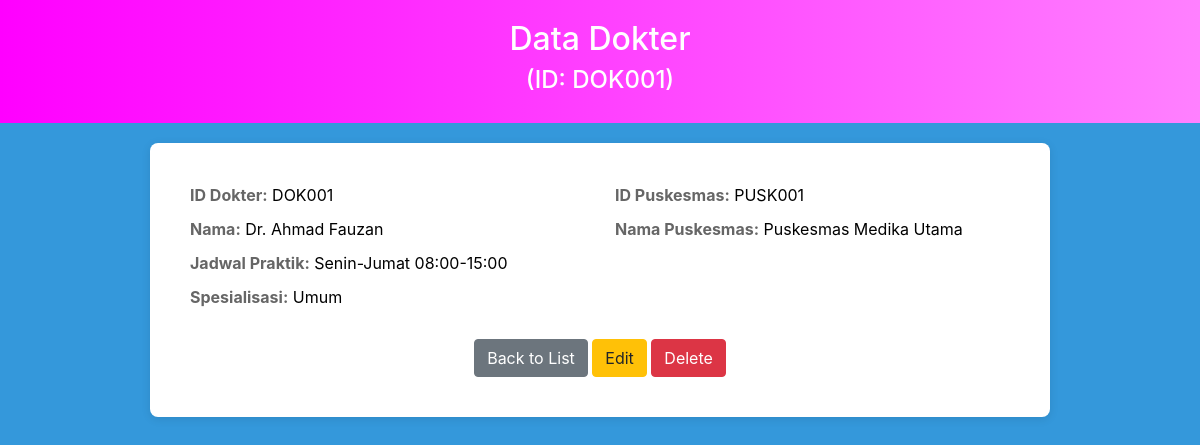
/LDkesehatan/dokter/view.php?id_dokter=DOK001, run on the app's committed database.
### tables this page shows
CREATE TABLE `dokter` (
  `id_dokter` varchar(20) NOT NULL,
  `id_puskesmas` varchar(20) DEFAULT NULL,
  `nama_dokter` varchar(100) DEFAULT NULL,
  `spesialisasi` varchar(50) DEFAULT NULL,
  `jadwal_praktik` varchar(50) DEFAULT NULL
);

CREATE TABLE `puskesmas` (
  `id_puskesmas` varchar(20) NOT NULL,
  `nama_puskesmas` varchar(100) DEFAULT NULL,
  `alamat` text DEFAULT NULL,
  `no_telepon` varchar(15) DEFAULT NULL
);

### LDkesehatan/dokter/view.php (the view, shortened to what this page needs)
<!DOCTYPE html>
<html>
<head>
    <link rel="stylesheet" href="../../bootstrap/css/bootstrap.min.css">
</head>
<body style="background-color: #3498db; color: white;">
<div class="header">
    <h2>Data Dokter</h2>
    <?php
        if (isset($_GET['id_dokter'])) {
            echo "<h4>(ID: " . htmlspecialchars($_GET['id_dokter']) . ")</h4>";
        } else {
            echo "<h4>No ID Dokter Provided</h4>";
        }
    ?>
</div>
<div class="content">
    <?php
    require 'koneksi.php';
    if (isset($_GET['id_dokter'])) {
        $idsurat = $_GET['id_dokter'];
        $query = "
                SELECT d.*, p.nama_puskesmas
                FROM dokter d
                JOIN puskesmas p ON d.id_puskesmas = p.id_puskesmas
                WHERE d.id_dokter = '$idsurat'
            ";
        $result = mysqli_query($conn, $query);
        if (mysqli_num_rows($result) > 0) {
            $data = mysqli_fetch_assoc($result);
            ?>
            <div class="row">
                <div class="col-6">
                    <span class="label">ID Dokter:</span> <span class="value"><?php echo htmlspecialchars($data['id_dokter'] ?? 'N/A'); ?></span>
                </div>
                <div class="col-6">
                    <span class="label">ID Puskesmas:</span> <span class="value"><?php echo htmlspecialchars($data['id_puskesmas'] ?? 'N/A'); ?></span>
                </div>
            </div>
            <div class="row">
                <div class="col-6">
                    <span class="label">Nama:</span> <span class="value"><?php echo htmlspecialchars($data['nama_dokter'] ?? 'N/A'); ?></span>
                </div>
                <div class="col-6">
                    <span class="label">Nama Puskesmas:</span> <span class="value"><?php echo htmlspecialchars($data['nama_puskesmas'] ?? 'N/A'); ?></span>
                </div>
            </div>
            <div class="row">
                <div class="col-6">
                    <span class="label">Jadwal Praktik:</span> <span class="value"><?php echo htmlspecialchars($data['jadwal_praktik'] ?? 'N/A'); ?></span>
                </div>
            </div>
            <div class="row">
                <div class="col-6">
                    <span class="label">Spesialisasi:</span> <span class="value"><?php echo htmlspecialchars($data['spesialisasi'] ?? 'N/A'); ?></span>
                </div>
            </div>
            <div class="actions">
                <a href="index.php" class="btn btn-secondary">Back to List</a>
                <a href="update.php?id_dokter=<?php echo $data['id_dokter']; ?>" class="btn btn-warning">Edit</a>
                <a href="delete.php?id_dokter=<?php echo $data['id_dokter']; ?>" class="btn btn-danger" onclick="return confirm('Are you sure you want to delete this record?')">Delete</a>
            </div>
            <?php
        } else {
            echo "<p>Data not found.</p>";
        }
    } else {
        echo "<p>No ID Dokter provided.</p>";
    }
    ?>
</div>
</body>
</html>

### LDkesehatan/dokter/view.php (style rules this page uses)
.header { background: linear-gradient(90deg, #ff00ff, #ff80ff); color: white; padding: 20px 0; text-align: center; }
.content { margin: 20px auto; padding: 40px; max-width: 900px; background-color: white; border-radius: 8px; box-shadow: 0 2px 10px rgba(0, 0, 0, 0.1); }
.label { font-weight: bold; color: #666; }
.value { font-weight: normal; color: #000; }
.row div { margin-bottom: 10px; }
.actions { text-align: center; margin-top: 20px; }

### data on the page
dokter: id_dokter "DOK001", id_puskesmas "PUSK001", nama_dokter "Dr. Ahmad Fauzan", id_puskesmas.nama_puskesmas "Puskesmas Medika Utama", jadwal_praktik "Senin-Jumat 08:00-15:00", spesialisasi "Umum"

### other printed values
$_GET['id_dokter'] "DOK001"
